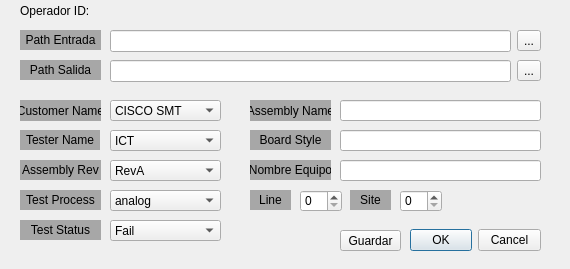
<?xml version="1.0" encoding="UTF-8"?>
<ui version="4.0">
 <class>Configuraciones</class>
 <widget class="QDialog" name="Configuraciones">
  <property name="geometry">
   <rect>
    <x>0</x>
    <y>0</y>
    <width>570</width>
    <height>269</height>
   </rect>
  </property>
  <property name="windowTitle">
   <string>Configuraciones</string>
  </property>
  <widget class="QDialogButtonBox" name="buttonBox">
   <property name="geometry">
    <rect>
     <x>410</x>
     <y>220</y>
     <width>131</width>
     <height>41</height>
    </rect>
   </property>
   <property name="orientation">
    <enum>Qt::Horizontal</enum>
   </property>
   <property name="standardButtons">
    <set>QDialogButtonBox::Cancel|QDialogButtonBox::Ok</set>
   </property>
  </widget>
  <widget class="QLabel" name="label">
   <property name="geometry">
    <rect>
     <x>20</x>
     <y>190</y>
     <width>81</width>
     <height>20</height>
    </rect>
   </property>
   <property name="styleSheet">
    <string notr="true">background-color: rgb(167, 167, 167);
font: 8pt &quot;MS Shell Dlg 2&quot;;</string>
   </property>
   <property name="text">
    <string>Test Process</string>
   </property>
   <property name="alignment">
    <set>Qt::AlignCenter</set>
   </property>
  </widget>
  <widget class="QLabel" name="label_2">
   <property name="geometry">
    <rect>
     <x>20</x>
     <y>100</y>
     <width>81</width>
     <height>21</height>
    </rect>
   </property>
   <property name="styleSheet">
    <string notr="true">background-color: rgb(167, 167, 167);</string>
   </property>
   <property name="text">
    <string>Customer Name</string>
   </property>
   <property name="alignment">
    <set>Qt::AlignCenter</set>
   </property>
  </widget>
  <widget class="QLabel" name="label_4">
   <property name="geometry">
    <rect>
     <x>20</x>
     <y>60</y>
     <width>81</width>
     <height>20</height>
    </rect>
   </property>
   <property name="styleSheet">
    <string notr="true">background-color: rgb(167, 167, 167);</string>
   </property>
   <property name="text">
    <string>Path Salida</string>
   </property>
   <property name="alignment">
    <set>Qt::AlignCenter</set>
   </property>
  </widget>
  <widget class="QLabel" name="label_5">
   <property name="geometry">
    <rect>
     <x>20</x>
     <y>130</y>
     <width>80</width>
     <height>20</height>
    </rect>
   </property>
   <property name="styleSheet">
    <string notr="true">background-color: rgb(167, 167, 167);</string>
   </property>
   <property name="text">
    <string>Tester Name</string>
   </property>
   <property name="alignment">
    <set>Qt::AlignCenter</set>
   </property>
  </widget>
  <widget class="QLabel" name="label_6">
   <property name="geometry">
    <rect>
     <x>250</x>
     <y>130</y>
     <width>81</width>
     <height>20</height>
    </rect>
   </property>
   <property name="styleSheet">
    <string notr="true">background-color: rgb(167, 167, 167);</string>
   </property>
   <property name="text">
    <string>Board Style</string>
   </property>
   <property name="alignment">
    <set>Qt::AlignCenter</set>
   </property>
  </widget>
  <widget class="QLabel" name="label_7">
   <property name="geometry">
    <rect>
     <x>250</x>
     <y>100</y>
     <width>81</width>
     <height>21</height>
    </rect>
   </property>
   <property name="styleSheet">
    <string notr="true">background-color: rgb(167, 167, 167);</string>
   </property>
   <property name="text">
    <string>Assembly Name</string>
   </property>
   <property name="alignment">
    <set>Qt::AlignCenter</set>
   </property>
  </widget>
  <widget class="QLabel" name="label_8">
   <property name="geometry">
    <rect>
     <x>250</x>
     <y>160</y>
     <width>81</width>
     <height>20</height>
    </rect>
   </property>
   <property name="styleSheet">
    <string notr="true">background-color: rgb(167, 167, 167);</string>
   </property>
   <property name="text">
    <string>Nombre Equipo</string>
   </property>
   <property name="alignment">
    <set>Qt::AlignCenter</set>
   </property>
  </widget>
  <widget class="QLabel" name="label_9">
   <property name="geometry">
    <rect>
     <x>250</x>
     <y>190</y>
     <width>41</width>
     <height>20</height>
    </rect>
   </property>
   <property name="styleSheet">
    <string notr="true">background-color: rgb(167, 167, 167);</string>
   </property>
   <property name="text">
    <string>Line</string>
   </property>
   <property name="alignment">
    <set>Qt::AlignCenter</set>
   </property>
  </widget>
  <widget class="QLabel" name="label_10">
   <property name="geometry">
    <rect>
     <x>350</x>
     <y>190</y>
     <width>41</width>
     <height>20</height>
    </rect>
   </property>
   <property name="styleSheet">
    <string notr="true">background-color: rgb(167, 167, 167);</string>
   </property>
   <property name="text">
    <string>Site</string>
   </property>
   <property name="alignment">
    <set>Qt::AlignCenter</set>
   </property>
  </widget>
  <widget class="QSpinBox" name="Line">
   <property name="geometry">
    <rect>
     <x>300</x>
     <y>190</y>
     <width>42</width>
     <height>22</height>
    </rect>
   </property>
  </widget>
  <widget class="QSpinBox" name="Site">
   <property name="geometry">
    <rect>
     <x>400</x>
     <y>190</y>
     <width>42</width>
     <height>22</height>
    </rect>
   </property>
  </widget>
  <widget class="QComboBox" name="comboBox_CustomName">
   <property name="geometry">
    <rect>
     <x>110</x>
     <y>100</y>
     <width>111</width>
     <height>21</height>
    </rect>
   </property>
   <item>
    <property name="text">
     <string>CISCO SMT</string>
    </property>
   </item>
   <item>
    <property name="text">
     <string>CISCO</string>
    </property>
   </item>
  </widget>
  <widget class="QLineEdit" name="Assembly_Name">
   <property name="geometry">
    <rect>
     <x>340</x>
     <y>100</y>
     <width>201</width>
     <height>21</height>
    </rect>
   </property>
  </widget>
  <widget class="QLabel" name="label_11">
   <property name="geometry">
    <rect>
     <x>20</x>
     <y>0</y>
     <width>211</width>
     <height>21</height>
    </rect>
   </property>
   <property name="text">
    <string>Operador ID:</string>
   </property>
  </widget>
  <widget class="QLabel" name="label_3">
   <property name="geometry">
    <rect>
     <x>20</x>
     <y>30</y>
     <width>81</width>
     <height>20</height>
    </rect>
   </property>
   <property name="styleSheet">
    <string notr="true">background-color: rgb(167, 167, 167);</string>
   </property>
   <property name="text">
    <string>Path Entrada</string>
   </property>
   <property name="alignment">
    <set>Qt::AlignCenter</set>
   </property>
  </widget>
  <widget class="QComboBox" name="comboBox_Tester_Name">
   <property name="geometry">
    <rect>
     <x>110</x>
     <y>130</y>
     <width>111</width>
     <height>21</height>
    </rect>
   </property>
   <item>
    <property name="text">
     <string>ICT</string>
    </property>
   </item>
   <item>
    <property name="text">
     <string>AOI</string>
    </property>
   </item>
   <item>
    <property name="text">
     <string>XRAY</string>
    </property>
   </item>
  </widget>
  <widget class="QLineEdit" name="Board_Style">
   <property name="geometry">
    <rect>
     <x>340</x>
     <y>130</y>
     <width>201</width>
     <height>21</height>
    </rect>
   </property>
  </widget>
  <widget class="QComboBox" name="comboBox_TestProcess">
   <property name="geometry">
    <rect>
     <x>110</x>
     <y>190</y>
     <width>111</width>
     <height>21</height>
    </rect>
   </property>
   <item>
    <property name="text">
     <string>analog</string>
    </property>
   </item>
   <item>
    <property name="text">
     <string>Digital</string>
    </property>
   </item>
   <item>
    <property name="text">
     <string>Mixed</string>
    </property>
   </item>
  </widget>
  <widget class="QLineEdit" name="Equipo_Name">
   <property name="geometry">
    <rect>
     <x>340</x>
     <y>160</y>
     <width>201</width>
     <height>21</height>
    </rect>
   </property>
  </widget>
  <widget class="QLabel" name="label_15">
   <property name="geometry">
    <rect>
     <x>20</x>
     <y>160</y>
     <width>81</width>
     <height>20</height>
    </rect>
   </property>
   <property name="styleSheet">
    <string notr="true">background-color: rgb(167, 167, 167);</string>
   </property>
   <property name="text">
    <string>Assembly Rev</string>
   </property>
   <property name="alignment">
    <set>Qt::AlignCenter</set>
   </property>
  </widget>
  <widget class="QLabel" name="label_16">
   <property name="geometry">
    <rect>
     <x>20</x>
     <y>220</y>
     <width>81</width>
     <height>20</height>
    </rect>
   </property>
   <property name="styleSheet">
    <string notr="true">background-color: rgb(167, 167, 167);</string>
   </property>
   <property name="text">
    <string>Test Status</string>
   </property>
   <property name="alignment">
    <set>Qt::AlignCenter</set>
   </property>
  </widget>
  <widget class="QComboBox" name="comboBox_TestStatus">
   <property name="geometry">
    <rect>
     <x>110</x>
     <y>220</y>
     <width>111</width>
     <height>21</height>
    </rect>
   </property>
   <item>
    <property name="text">
     <string>Fail</string>
    </property>
   </item>
   <item>
    <property name="text">
     <string>Abort</string>
    </property>
   </item>
   <item>
    <property name="text">
     <string>Pass</string>
    </property>
   </item>
   <item>
    <property name="text">
     <string>Short</string>
    </property>
   </item>
  </widget>
  <widget class="QComboBox" name="comboBox_5">
   <property name="geometry">
    <rect>
     <x>110</x>
     <y>160</y>
     <width>111</width>
     <height>21</height>
    </rect>
   </property>
   <item>
    <property name="text">
     <string>RevA</string>
    </property>
   </item>
   <item>
    <property name="text">
     <string>RevB</string>
    </property>
   </item>
  </widget>
  <widget class="QPushButton" name="Save_Button">
   <property name="geometry">
    <rect>
     <x>340</x>
     <y>230</y>
     <width>61</width>
     <height>21</height>
    </rect>
   </property>
   <property name="text">
    <string>Guardar</string>
   </property>
  </widget>
  <widget class="QWidget" name="layoutWidget">
   <property name="geometry">
    <rect>
     <x>110</x>
     <y>30</y>
     <width>431</width>
     <height>22</height>
    </rect>
   </property>
   <layout class="QHBoxLayout" name="horizontalLayout">
    <item>
     <widget class="QLineEdit" name="DirectIN"/>
    </item>
    <item>
     <widget class="QToolButton" name="toolButton">
      <property name="text">
       <string>...</string>
      </property>
     </widget>
    </item>
   </layout>
  </widget>
  <widget class="QWidget" name="layoutWidget">
   <property name="geometry">
    <rect>
     <x>110</x>
     <y>60</y>
     <width>431</width>
     <height>22</height>
    </rect>
   </property>
   <layout class="QHBoxLayout" name="horizontalLayout_2">
    <item>
     <widget class="QLineEdit" name="DirectSave"/>
    </item>
    <item>
     <widget class="QToolButton" name="toolButton_2">
      <property name="text">
       <string>...</string>
      </property>
     </widget>
    </item>
   </layout>
  </widget>
 </widget>
 <resources/>
 <connections>
  <connection>
   <sender>buttonBox</sender>
   <signal>accepted()</signal>
   <receiver>Configuraciones</receiver>
   <slot>accept()</slot>
   <hints>
    <hint type="sourcelabel">
     <x>248</x>
     <y>254</y>
    </hint>
    <hint type="destinationlabel">
     <x>157</x>
     <y>274</y>
    </hint>
   </hints>
  </connection>
  <connection>
   <sender>buttonBox</sender>
   <signal>rejected()</signal>
   <receiver>Configuraciones</receiver>
   <slot>reject()</slot>
   <hints>
    <hint type="sourcelabel">
     <x>316</x>
     <y>260</y>
    </hint>
    <hint type="destinationlabel">
     <x>286</x>
     <y>274</y>
    </hint>
   </hints>
  </connection>
 </connections>
</ui>
